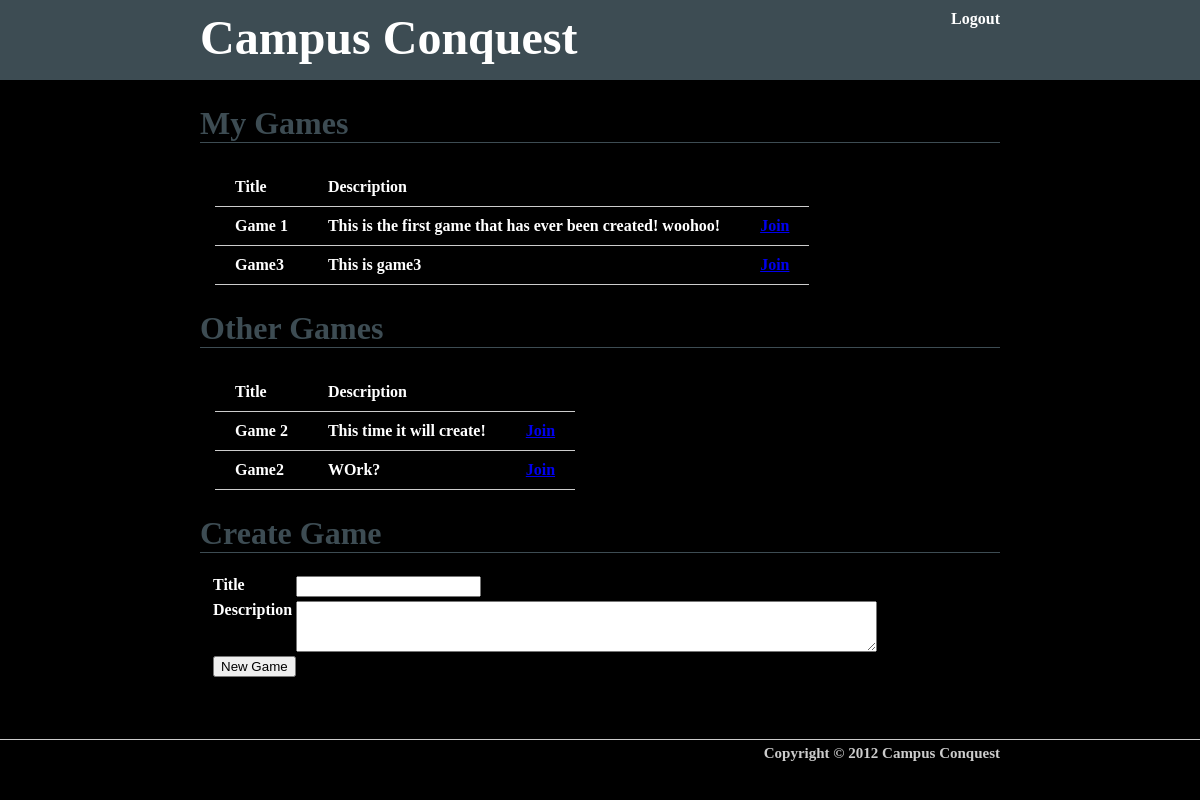
Screenshot of /dashboard.php (signed in) with the database file from the repository.
### tables this page shows
CREATE TABLE `q_games` (
  `game_id` int(11) NOT NULL AUTO_INCREMENT,
  `game_title` varchar(255) NOT NULL,
  `game_desc` text NOT NULL,
  `game_created` datetime NOT NULL,
  `game_start` datetime NOT NULL,
  `game_turn` int(11) NOT NULL,
  PRIMARY KEY (`game_id`)
);

### dashboard.php (the view)
<?
	include "includes/functions.php";
	$uid = $_SESSION['uid'];
	$fields = array(
		"Title" => "game_title",
		"Description" => "game_desc"
	);
	function process_all_games($a){
		global $fields;
		$c = "";
		foreach ($fields as $filename => $fieldDBName){
			$c .= td($a[$fieldDBName]);
		}
		$c .= td("<a href='game.php?game_id=" . $a['game_id'] . "'>Join</a>");
		return tr($c);
	}
	$content .= title("My Games");
	$query = "
		SELECT *
		FROM q_users_games NATURAL JOIN q_games
		WHERE u_id = '$uid'";
	$content .= content(table_with_header(db_query($query, "process_all_games"), $fields, 1));
	$content .= title("Other Games");
	$query = "
		SELECT *
		FROM q_games
		WHERE game_id NOT IN (
			SELECT game_id
			FROM q_users_games NATURAL JOIN q_games
			WHERE u_id ='$uid'
		)";
	$content .= content(table_with_header(db_query($query, "process_all_games"), $fields, 1));
	$content .= title("Create Game");
	$content .= content("
	<form method='post' action='create.php'>
		<table class='table_form'>
			<tr><td>Title</td><td><input type='text' name='gameTitle' /></td></tr>
			<tr><td>Description</td><td><textarea name='gameDesc' cols='70' rows='3'></textarea></td></tr>
			<tr><td colspan='2'><input type='submit' name='newgame' value='New Game' /></td></tr>
		</table>
	</form>");
	include "template.php";
?>

### includes/functions.php (shortened to what this page needs)
<?php
	function title($text){
		return "<div class='title'>".$text."</div>";
	}
	function content($text){
		return "<div class='content'>" . $text . "</div>";
	}
	function table($t){
		return "<table class='table'>".$t."</table>";
	}
	function table_with_header($t, $header, $empty = 0){
		$c = "";
		foreach($header as $headerName => $headerDBName){
			$c .= td($headerName);
		}
		while ($empty > 0){
			$c .= td("");
			$empty--;
		}
		$headers = tr($c);
		return table($headers . $t);
	}
	function tr($t){
		return "<tr>".$t."</tr>";
	}
	function td($t){
		return "<td>".$t."</td>";
	}
	$mysqli = null;
    function db_query($query, $processing_function){
    	global $mysqli;
		$c = "";
    	$r = $mysqli->query($query);
    	while ($a = $r->fetch_assoc()){
    		$c .= call_user_func($processing_function, $a);
    	}
    	return $c;
    }
?>

### css/styles.css (style rules this page uses)
html, body { margin: 0; padding: 0; height: 100%; font-family: "Bell MT", serif; }
.title { font-size:32px; color:#3D4C53; border-bottom:1px solid #3D4C53; }
.content { padding: 20px 10px; }
.table_form td { vertical-align: top; }
.table { margin:5px; vertical-align: top; border-collapse: collapse; }
.table tr { vertical-align: top; border-bottom: 1px solid #cccccc; }
.table td { padding: 10px 20px; }

### css/gamelayout.css (style rules this page uses)
body { background: #000; color: #fff; padding: 0; margin: 0; font-weight: bold; overflow: hidden; }

### rows the page displays
q_games: game_title "Game 1", game_desc "This is the first game that has ever been created! woohoo!"
q_games: game_title "Game3", game_desc "This is game3"
q_games: game_title "Game 2", game_desc "This time it will create!"
q_games: game_title "Game2", game_desc "WOrk?"

### other values shown
$text "My Games Other Games Create Game"
$t "Title"
$t "Description"
$t "Join Join Join Join"
